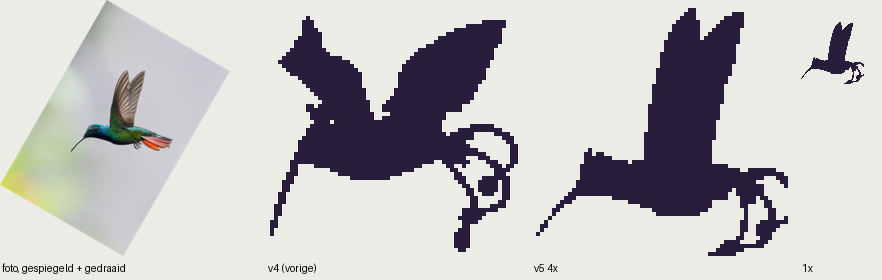

Write Python code to recreate this figure.
"""Kolibrie silhouet v5 (Jordi, 24 okt: "kijk heel goed naar de anatomie en ga niet gokken").
Het lijf, de kop en de vleugels komen nu letterlijk uit Jordi's anatomiefoto
(`referenties/jordi_anatomie_mango.png`): het silhouet is uit de foto gesneden (achtergrond geschat en
afgetrokken), gespiegeld en 60 graden gedraaid naar de pose van Jordi's eerste schets (kop linksonder,
snavel schuin omlaag, vleugels omhoog, staart naar rechtsonder). Alleen de staart (mango-waaier) en de
pootjes gaan eruit; daarvoor in de plaats franje + drie slierten met Articuno-krul, en de jeguaka.
Anatomie volgens de foto: beide vleugels zitten met een brede aanzet op de rug net achter de nek
(geen gat), wijzen van de kop af, stompe/rechte punten, ongeveer zo lang als het lijf; kleine kop
met platte kruin die recht doorloopt in de snavel; slanke nek."""
import os, math
import numpy as np
from PIL import Image, ImageDraw, ImageFilter
from silhouet import catmull, tube, SS, HERE

REF = os.path.join(HERE, '..', 'referenties', 'jordi_anatomie_mango.png')
ANG = 60          # draaiing tegen de klok in, na spiegelen
BOX = 64


def segment():
    im = Image.open(REF).convert('RGB')
    a = np.array(im).astype(float)
    m = np.zeros(a.shape[:2], bool)
    for _ in range(4):
        w = (~m).astype(float)
        num = np.stack([np.array(Image.fromarray((a[..., c] * w).astype(np.uint8)).filter(ImageFilter.GaussianBlur(30))).astype(float)
                        for c in range(3)], -1)
        den = np.array(Image.fromarray((w * 255).astype(np.uint8)).filter(ImageFilter.GaussianBlur(30))).astype(float) / 255
        bg = num / np.maximum(den[..., None], 1e-3)
        m = np.abs(a - bg).sum(-1) > 45
        m = np.array(Image.fromarray((m * 255).astype(np.uint8)).filter(ImageFilter.MaxFilter(5)).filter(ImageFilter.MinFilter(5))) > 0
    return m


def transform(img):
    """Spiegelen en draaien; hetzelfde voor masker en markeringen."""
    return img.transpose(Image.FLIP_LEFT_RIGHT).rotate(ANG, resample=Image.BILINEAR, expand=True)


def build():
    m = segment()
    H, W = m.shape
    yy, xx = np.mgrid[0:H, 0:W]
    # staart (mango-waaier) en pootjes eruit; staartwortel en kruin onthouden als markering
    m &= ~((yy > 455) & (xx < 520))
    m &= ~((yy > 438) & (xx > 492) & (xx < 540))
    marks = {'staart': (452, 452), 'kruin': (565, 228)}
    body = Image.fromarray((m * 255).astype(np.uint8))
    tb = transform(body)
    pts = {}
    for k, (x, y) in marks.items():
        mk = Image.new('L', (W, H), 0)
        ImageDraw.Draw(mk).ellipse([x - 6, y - 6, x + 6, y + 6], fill=255)
        t = np.array(transform(mk)) > 100
        ys, xs = np.nonzero(t)
        pts[k] = (xs.mean(), ys.mean())
    # schalen: vogel zonder slierten ±52 px breed, in een 64-box, ruimte rechtsonder voor de slierten
    bb = tb.getbbox()
    k = 52 / (bb[2] - bb[0])
    ox, oy = 1 - bb[0] * k, 2 - bb[1] * k
    big = tb.resize((int(tb.width * k * SS), int(tb.height * k * SS)), Image.BILINEAR)
    canvas = Image.new('L', (BOX * SS, BOX * SS), 0)
    canvas.paste(big, (int(ox * SS), int(oy * SS)))
    P = {n: (x * k + ox, y * k + oy) for n, (x, y) in pts.items()}
    d = ImageDraw.Draw(canvas)
    # jeguaka op de kruin: drie korte veertjes, naar achteren (van de snavel af)
    cx, cy = P['kruin']
    for dx, dy in ((1.0, -4.5), (3.5, -3.8), (5.5, -2.0)):
        tube(d, [(cx, cy), (cx + dx * 0.5, cy + dy * 0.55), (cx + dx, cy + dy)], 2.4, 1.3)
    # staart: franje + drie slierten met Articuno-krul en racketpunt
    tx, ty = P['staart']
    for a in (-10, 20, 50):
        r = math.radians(a)
        tube(d, [(tx, ty), (tx + math.cos(r) * 7, ty + math.sin(r) * 7)], 3.0, 1.8)
    ribbons = [[(tx, ty), (tx + 9, ty - 2), (tx + 15, ty + 3), (tx + 15, ty + 9), (tx + 11, ty + 11)],
               [(tx, ty), (tx + 7, ty + 4), (tx + 10, ty + 11), (tx + 7, ty + 16), (tx + 2, ty + 17)],
               [(tx, ty), (tx + 3, ty + 7), (tx + 2, ty + 14), (tx - 2, ty + 18)]]
    for rb in ribbons:
        tube(d, rb, 1.8, 1.3)
        (px, py), (x, y) = rb[-2], rb[-1]
        a = math.atan2(y - py, x - px)
        tube(d, [(x, y), (x + math.cos(a) * 3.5, y + math.sin(a) * 3.5)], 1.6, 4.4)
    m64 = np.array(canvas.resize((BOX, BOX), Image.BOX)) > 110
    return m64, P


if __name__ == '__main__':
    m, P = build()
    print({k: (round(x, 1), round(y, 1)) for k, (x, y) in P.items()})
    sil = np.zeros((64, 64, 4), np.uint8); sil[m] = (40, 30, 60, 255)
    S = Image.fromarray(sil)
    ref = Image.open(REF).convert('RGB')
    rt = transform(ref.convert('RGBA'))
    rt = rt.crop(rt.getbbox()); rt.thumbnail((256, 256))
    Wd = Image.new('RGB', (256 * 3 + 64 + 50, 280), (236, 236, 230))
    Wd.paste(rt, (0, 0), rt)
    v4 = Image.open(os.path.join(HERE, 'silhouet_v4_1x.png')).resize((256, 256), Image.NEAREST)
    Wd.paste(v4, (266, 0), v4)
    S4 = S.resize((256, 256), Image.NEAREST)
    Wd.paste(S4, (532, 0), S4)
    Wd.paste(S, (800, 20), S)
    dr = ImageDraw.Draw(Wd)
    for x, t in ((0, 'foto, gespiegeld + gedraaid'), (266, 'v4 (vorige)'), (532, 'v5 4x'), (800, '1x')):
        dr.text((x + 2, 262), t, fill='black')
    Wd.save(os.path.join(HERE, 'silhouet_v5.png'))
    S.save(os.path.join(HERE, 'silhouet_v5_1x.png'))
